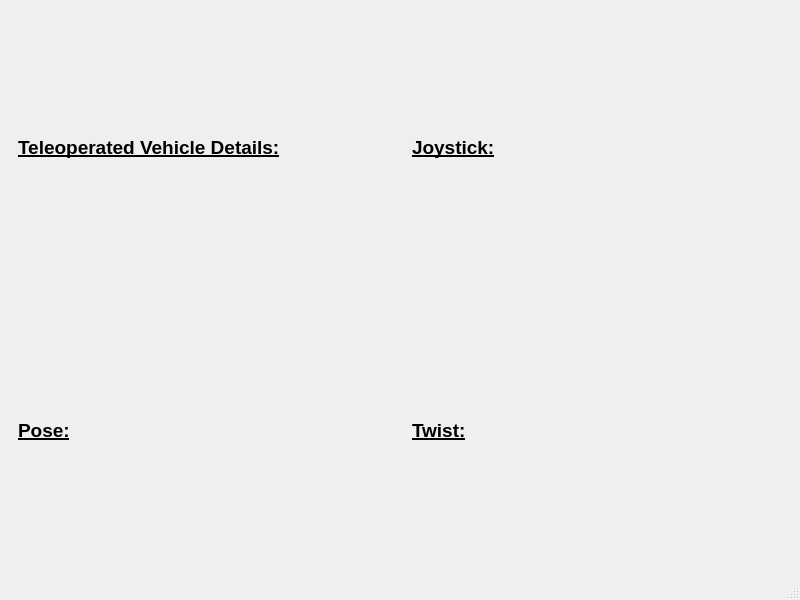
<?xml version="1.0" encoding="UTF-8"?>
<ui version="4.0">
 <class>TeleopMainWindow</class>
 <widget class="QMainWindow" name="TeleopMainWindow">
  <property name="geometry">
   <rect>
    <x>0</x>
    <y>0</y>
    <width>800</width>
    <height>600</height>
   </rect>
  </property>
  <property name="windowTitle">
   <string>MainWindow</string>
  </property>
  <widget class="QWidget" name="centralwidget">
   <layout class="QGridLayout" name="gridLayout">
    <item row="0" column="0">
     <widget class="QWidget" name="widgetVehicleDetails" native="true">
      <layout class="QGridLayout" name="gridLayout_5">
       <item row="0" column="0">
        <widget class="QLabel" name="labelVehicleDetailsTitle">
         <property name="font">
          <font>
           <pointsize>14</pointsize>
           <weight>75</weight>
           <bold>true</bold>
           <underline>true</underline>
          </font>
         </property>
         <property name="text">
          <string>Teleoperated Vehicle Details:</string>
         </property>
         <property name="alignment">
          <set>Qt::AlignLeading|Qt::AlignLeft|Qt::AlignVCenter</set>
         </property>
        </widget>
       </item>
      </layout>
     </widget>
    </item>
    <item row="1" column="0">
     <widget class="QWidget" name="widgetPose" native="true">
      <layout class="QGridLayout" name="gridLayout_2">
       <item row="0" column="0">
        <widget class="QLabel" name="labelPoseTitle">
         <property name="font">
          <font>
           <pointsize>14</pointsize>
           <weight>75</weight>
           <bold>true</bold>
           <underline>true</underline>
          </font>
         </property>
         <property name="text">
          <string>Pose:</string>
         </property>
        </widget>
       </item>
      </layout>
     </widget>
    </item>
    <item row="0" column="1">
     <widget class="QWidget" name="widgetJoy" native="true">
      <layout class="QGridLayout" name="gridLayout_4">
       <item row="0" column="1">
        <widget class="QLabel" name="labelJoyTitle">
         <property name="font">
          <font>
           <pointsize>14</pointsize>
           <weight>75</weight>
           <bold>true</bold>
           <underline>true</underline>
          </font>
         </property>
         <property name="text">
          <string>Joystick:</string>
         </property>
         <property name="alignment">
          <set>Qt::AlignLeading|Qt::AlignLeft|Qt::AlignVCenter</set>
         </property>
        </widget>
       </item>
      </layout>
     </widget>
    </item>
    <item row="1" column="1">
     <widget class="QWidget" name="widgetTwist" native="true">
      <layout class="QGridLayout" name="gridLayout_3">
       <item row="0" column="0">
        <widget class="QLabel" name="labelTwistTitle">
         <property name="font">
          <font>
           <pointsize>14</pointsize>
           <weight>75</weight>
           <bold>true</bold>
           <underline>true</underline>
          </font>
         </property>
         <property name="text">
          <string>Twist:</string>
         </property>
         <property name="alignment">
          <set>Qt::AlignLeading|Qt::AlignLeft|Qt::AlignVCenter</set>
         </property>
        </widget>
       </item>
      </layout>
     </widget>
    </item>
   </layout>
  </widget>
  <widget class="QMenuBar" name="menubar">
   <property name="geometry">
    <rect>
     <x>0</x>
     <y>0</y>
     <width>800</width>
     <height>22</height>
    </rect>
   </property>
  </widget>
  <widget class="QStatusBar" name="statusbar"/>
 </widget>
 <resources/>
 <connections/>
</ui>
